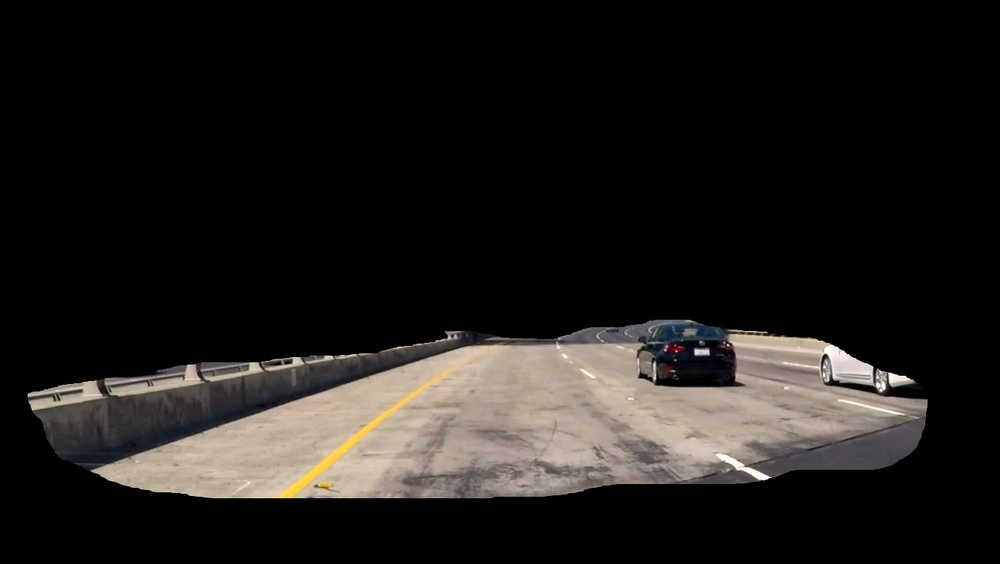
#> input picture test_hist/lanes_with_light.jpg, 1000 x 564 px, shrunk from 1339 x 755 before the run
$ jupyter execute --allow-errors P1.ipynb   (shell and % lines are left out)   (older library calls are emulated)
#> lines starting #> are read from the running program, lines starting #| are printed output that depends on the picture; after the words box and inside, x2 and y2 are one past the last pixel; in counts of white or black regions, pixels touching at a corner belong together
# Self-Driving Car Engineer Nanodegree

## Project: **Finding Lane Lines on the Road**
***
In this project, you will use the tools you learned about in the lesson to identify lane lines on the road.  You can develop your pipeline on a series of individual images, and later apply the result to a video stream (really just a series of images). Check out the video clip "raw-lines-example.mp4" (also contained in this repository) to see what the output should look like after using the helper functions below.

Once you have a result that looks roughly like "raw-lines-example.mp4", you'll need to get creative and try to average and/or extrapolate the line segments you've detected to map out the full extent of the lane lines.  You can see an example of the result you're going for in the video "P1_example.mp4".  Ultimately, you would like to draw just one line for the left side of the lane, and one for the right.

In addition to implementing code, there is a brief writeup to complete. The writeup should be completed in a separate file, which can be either a markdown file or a pdf document. There is a [write up template](https://github.com/udacity/CarND-LaneLines-P1/blob/master/writeup_template.md) that can be used to guide the writing process. Completing both the code in the Ipython notebook and the writeup template will cover all of the [rubric points](https://review.udacity.com/#!/rubrics/322/view) for this project.

---
Let's have a look at our first image called 'test_images/solidWhiteRight.jpg'.  Run the 2 cells below (hit Shift-Enter or the "play" button above) to display the image.

**Note: If, at any point, you encounter frozen display windows or other confounding issues, you can always start again with a clean slate by going to the "Kernel" menu above and selecting "Restart & Clear Output".**

---

**The tools you have are color selection, region of interest selection, grayscaling, Gaussian smoothing, Canny Edge Detection and Hough Tranform line detection.  You  are also free to explore and try other techniques that were not presented in the lesson.  Your goal is piece together a pipeline to detect the line segments in the image, then average/extrapolate them and draw them onto the image for display (as below).  Once you have a working pipeline, try it out on the video stream below.**

---

<figure>

 <figcaption>
 <p></p>
 <p style="text-align: center;"> Your output should look something like this (above) after detecting line segments using the helper functions below </p>
 </figcaption>
</figure>
 <p></p>
<figure>

 <figcaption>
 <p></p>
 <p style="text-align: center;"> Your goal is to connect/average/extrapolate line segments to get output like this</p>
 </figcaption>
</figure>

**Run the cell below to import some packages.  If you get an `import error` for a package you've already installed, try changing your kernel (select the Kernel menu above --> Change Kernel).  Still have problems?  Try relaunching Jupyter Notebook from the terminal prompt.  Also, consult the forums for more troubleshooting tips.**

## Import Packages

[cell 1]
#importing some useful packages
import matplotlib.pyplot as plt
import matplotlib.image as mpimg
import numpy as np
import cv2

## Read in an Image

#> (a cell that did not finish here is left out)

## Ideas for Lane Detection Pipeline

**Some OpenCV functions (beyond those introduced in the lesson) that might be useful for this project are:**

`cv2.inRange()` for color selection
`cv2.fillPoly()` for regions selection
`cv2.line()` to draw lines on an image given endpoints
`cv2.addWeighted()` to coadd / overlay two images
`cv2.cvtColor()` to grayscale or change color
`cv2.imwrite()` to output images to file
`cv2.bitwise_and()` to apply a mask to an image

**Check out the OpenCV documentation to learn about these and discover even more awesome functionality!**

## Helper Functions

Below are some helper functions to help get you started. They should look familiar from the lesson!

[cell 3]
import math
# [7 lines left out: function adjust_gamma, not called in this run]

def change_color_space(img):
    """Applies the Grayscale transform
    This will return an image with only one color channel
    but NOTE: to see the returned image as grayscale
    (assuming your grayscaled image is called 'gray')
    you should call plt.imshow(gray, cmap='gray')"""
    hsv = cv2.cvtColor(img, cv2.COLOR_RGB2HLS)
    return hsv
    # Or use BGR2GRAY if you read an image with cv2.imread()
    # return cv2.cvtColor(img, cv2.COLOR_BGR2GRAY)

def canny(img, low_threshold, high_threshold):
    """Applies the Canny transform"""
    return cv2.Canny(img, low_threshold, high_threshold)

def gaussian_blur(img, kernel_size):
    """Applies a Gaussian Noise kernel"""
    return cv2.GaussianBlur(img, (kernel_size, kernel_size), 0)

def region_of_interest(img, vertices, extra_mask = None):
    """
    Applies an image mask.

    Only keeps the region of the image defined by the polygon
    formed from `vertices`. The rest of the image is set to black.
    `vertices` should be a numpy array of integer points.
    """
    #defining a blank mask to start with
    mask = np.zeros_like(img)

    #defining a 3 channel or 1 channel color to fill the mask with depending on the input image
    if len(img.shape) > 2:
        channel_count = img.shape[2]  # i.e. 3 or 4 depending on your image
        ignore_mask_color = (255,) * channel_count
    else:
        ignore_mask_color = 255

    #filling pixels inside the polygon defined by "vertices" with the fill color
    cv2.fillPoly(mask, vertices, ignore_mask_color)
    #returning the image only where mask pixels are nonzero
    if extra_mask is not None:
        mask = cv2.bitwise_and(mask, extra_mask)

    masked_image = cv2.bitwise_and(img, mask)
    return masked_image


def draw_lines(img, lines, color=[255, 0, 0], thickness=4):
    """
    NOTE: this is the function you might want to use as a starting point once you want to
    average/extrapolate the line segments you detect to map out the full
    extent of the lane (going from the result shown in raw-lines-example.mp4
    to that shown in P1_example.mp4).

    Think about things like separating line segments by their
    slope ((y2-y1)/(x2-x1)) to decide which segments are part of the left
    line vs. the right line.  Then, you can average the position of each of
    the lines and extrapolate to the top and bottom of the lane.


    This function draws `lines` with `color` and `thickness`.
    Lines are drawn on the image inplace (mutates the image).
    If you want to make the lines semi-transparent, think about combining
    this function with the weighted_img() function below
    """

    ysize, xsize, *_ = img.shape
    ymid = ysize*3//5 # position end the line (it starts the y = ysize)


    line_sides = [[],[]]

    for line in lines:
        x1,y1,x2,y2 = line[0]

        if y1 == y2:
            continue # discart horizontal line

        x_at = lambda y_at: ((x2-x1)*y_at + y2*x1 - y1*x2 )//(y2-y1)
        low_x = x_at(ysize)

        if not 0 < low_x < xsize:
            continue # not starting on the car

        mid_x = x_at(ymid)

        # save line bounds for each side
        if (x1>x2) == (y1>y2):
            line_sides[0].append([low_x,mid_x])
        else:
            line_sides[1].append([low_x,mid_x])


    l1_deviation = 3 # tolarance for median deviation
    for line_bounds in line_sides:
        line_bounds = np.array(line_bounds)
        # use median to avoid outliers
        median = np.median(line_bounds, axis=0)
        l1_median_error = l1_deviation*np.mean(np.abs(line_bounds - median),axis=0)
        filter_outlier = np.all((line_bounds >= median-l1_median_error) & (line_bounds <= median+l1_median_error), axis=1)
        # compute the mean of the line bounds, after filtering outliers
        low_x, mid_x = np.mean(line_bounds[filter_outlier], axis=0).astype(np.int)

        cv2.line(img,(low_x,ysize),(mid_x,ymid),255,3)


def hough_lines(img, rho, theta, threshold, min_line_len, max_line_gap):
    """
    `img` should be the output of a Canny transform.

    Returns an image with hough lines drawn.
    """
    lines = cv2.HoughLinesP(img, rho, theta, threshold, np.array([]), minLineLength=min_line_len, maxLineGap=max_line_gap)
    line_img = np.zeros((img.shape[0], img.shape[1], 3), dtype=np.uint8)
    draw_lines(line_img, lines)
    return line_img

# Python 3 has support for cool math symbols.

def weighted_img(img, initial_img, α=0.8, β=1., γ=0.):
    """
    `img` is the output of the hough_lines(), An image with lines drawn on it.
    Should be a blank image (all black) with lines drawn on it.

    `initial_img` should be the image before any processing.

    The result image is computed as follows:

    initial_img * α + img * β + γ
    NOTE: initial_img and img must be the same shape!
    """
    return cv2.addWeighted(initial_img, α, img, β, γ)

yellow_range= (np.array([19,100,100], dtype=np.uint8),
               np.array([25,255,255], dtype=np.uint8))
#> yellow_range = ([19, 100, 100], [25, 255, 255])
white_range = (np.array([0,             0,70 *255//100], dtype=np.uint8),
               np.array([179, 5 *255//100,         255], dtype=np.uint8))
white_range2= (np.array([  0,           0,90 *255//100], dtype=np.uint8),
               np.array([179,12 *255//100,         255], dtype=np.uint8))

def line_colors_mask(image):
    # Change to a better suited color space
    hsv = cv2.cvtColor(image, cv2.COLOR_RGB2HSV)
    # Threshold the HSV image, white is broken into to ranges, because of its behavior on HSV
    white_mask = cv2.bitwise_or(cv2.inRange(hsv, *white_range), cv2.inRange(hsv, *white_range2))
    yellow_mask = cv2.inRange(hsv, *yellow_range)
    # Add masks
    mask = cv2.bitwise_or(white_mask, yellow_mask)
    # Dilate masks to include borders
    mask = cv2.dilate(mask, None, iterations=5)
    mask = cv2.erode(mask, None, iterations=3)
    return mask

[cell 4]
from matplotlib.colors import LogNorm
img = mpimg.imread('test_hist/lanes_with_light.jpg')
#> img is the input picture: shape (564, 1000, 3); mean R, G, B 31.2, 28.6, 26.4
cv2.cvtColor(img, cv2.COLOR_RGB2HSV)
plt.imshow(img[:,:,1], cmap='gray')
plt.figure()
H = img[:,:,0].flatten()
S = img[:,:,1].flatten()
V = img[:,:,2].flatten()
#python
nbins = 100
plt.hist2d(H[V>2], S[V>2], bins=nbins, norm=LogNorm())
plt.xlabel('H')
plt.ylabel('S')
plt.xlim([0,179])
plt.ylim([0,255])
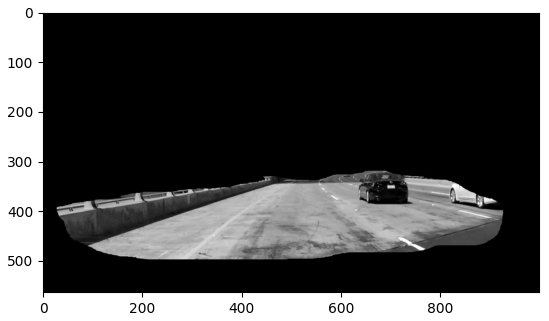
#> figure drawn by matplotlib, 1 panel
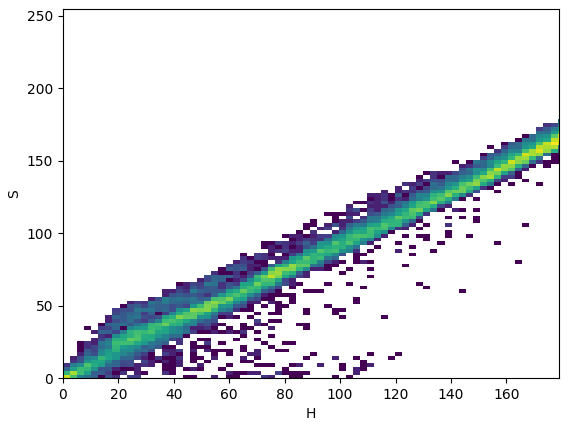
#> figure drawn by matplotlib, 1 panel

## Test Images

Build your pipeline to work on the images in the directory "test_images"
**You should make sure your pipeline works well on these images before you try the videos.**

[cell 5]
import os
os.listdir("test_images/")

## Build a Lane Finding Pipeline

Build the pipeline and run your solution on all test_images. Make copies into the `test_images_output` directory, and you can use the images in your writeup report.

Try tuning the various parameters, especially the low and high Canny thresholds as well as the Hough lines parameters.

[cell 6]
from pathlib import Path

input_dir = Path('test_images/')
for input_image in input_dir.iterdir():
    img = mpimg.imread(input_image.relative_to('.'))
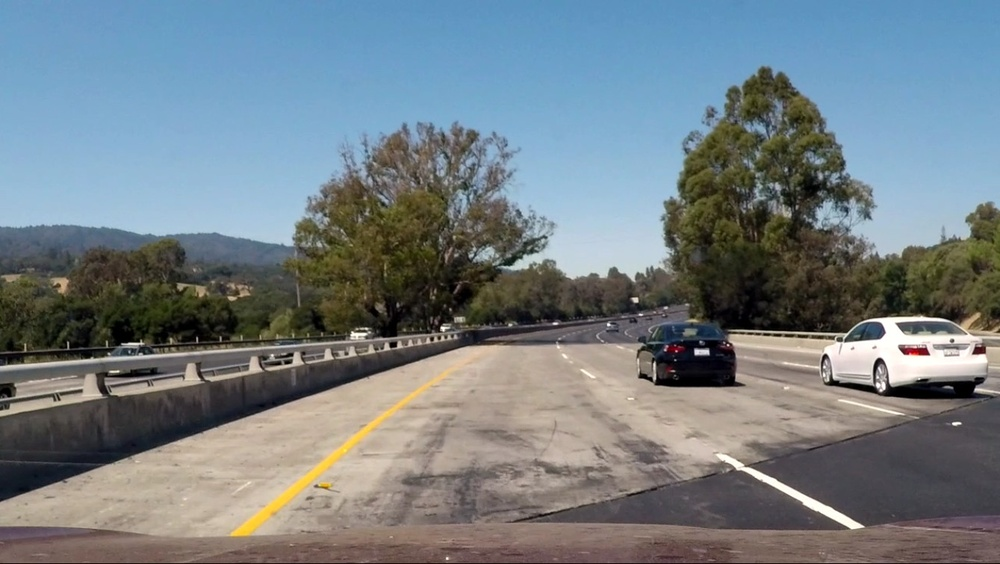
#> input picture test_images/ScreenshotChallenge.jpg, 1000 x 564 px, shrunk from 1339 x 755 before the run
#> img is the input picture: shape (564, 1000, 3); mean R, G, B 115.9, 126.4, 131.9

    plt.figure(figsize=(30,20))
    plt.subplot(1, 7, 1)
    plt.imshow(img)
    lanes_image = change_color_space(img)
    ysize, xsize, _ = lanes_image.shape
    kernel_size = min(xsize,ysize)//200*2+1
    plt.subplot(1, 7, 2)
    plt.imshow(lanes_image, cmap='gray')

    lanes_image = gaussian_blur(lanes_image, kernel_size)
#> in gaussian_blur, `return cv2.GaussianBlur(img, (kernel_size, kernel_size), 0)`:
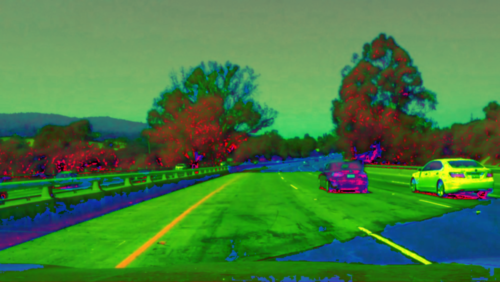
#> returned value: shape (564, 1000, 3) (shown at 1/2 size); mean of channels 0, 1, 2 64.8, 124.1, 69; drawn as B, G, R


    plt.subplot(1, 7, 3)
    plt.imshow(lanes_image, cmap='gray')

    lanes_image = canny(lanes_image, 100, 150)
#> in canny, `return cv2.Canny(img, low_threshold, high_threshold)`:
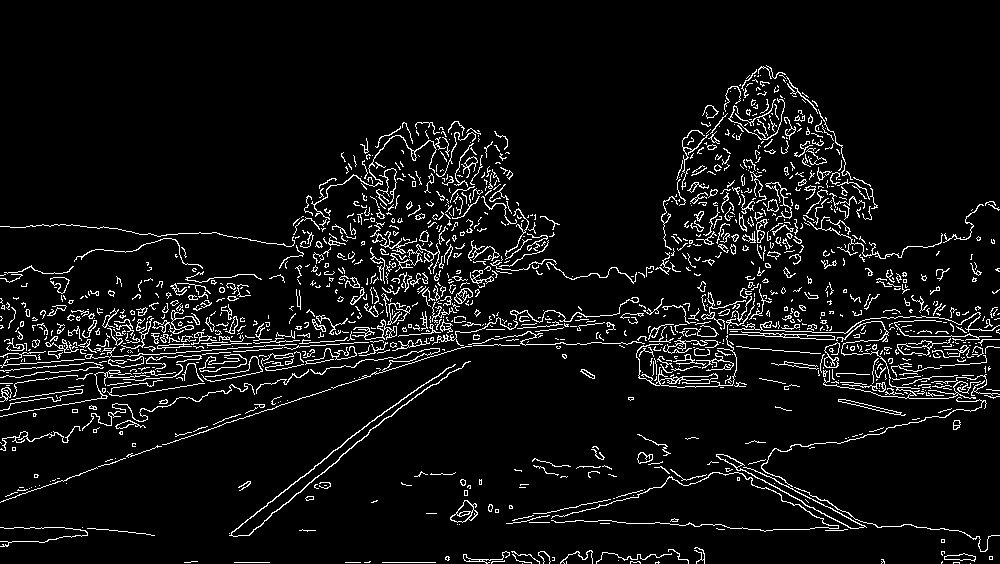
#> returned value: shape (564, 1000); 6.4% white in thin lines or dots, all inside (x1, y1, x2, y2) = (0, 65, 1000, 564)
    plt.subplot(1, 7, 4)
    plt.imshow(lanes_image, cmap='gray')

    vertices = np.array([(xsize//10,ysize), (xsize*2//5, ysize*3//5), (xsize*3//5, ysize*3//5) , (xsize*9//10, ysize)], dtype=np.int32)
    lanes_image = region_of_interest(lanes_image, [vertices], line_colors_mask(img))
#> in line_colors_mask, `white_mask = cv2.bitwise_or(cv2.inRange(hsv, *white_range), cv2.inRang..`:
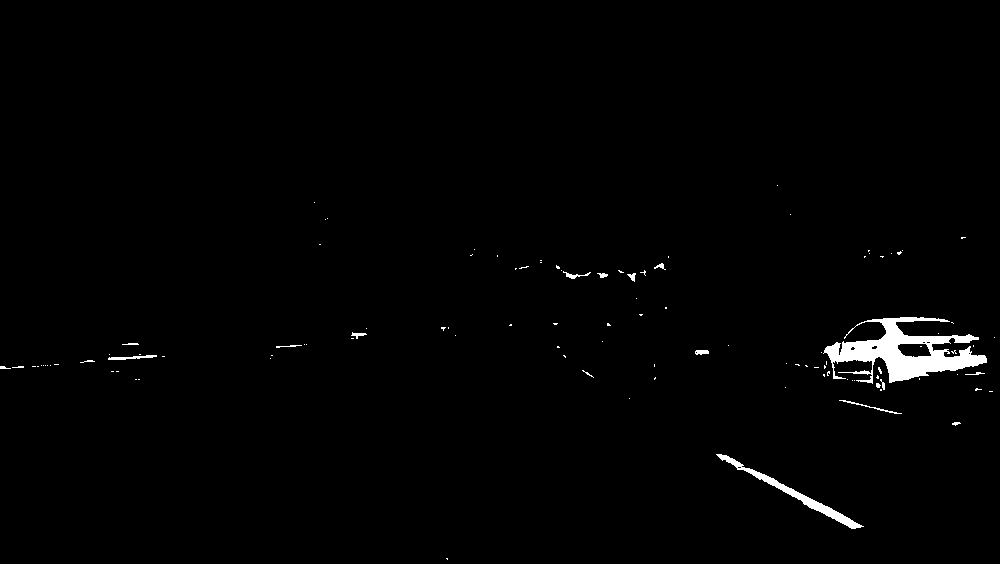
#> white_mask: shape (564, 1000); 1.2% white; 110 white regions (93 under 20 px), largest, box (x1, y1, x2, y2) and area: (823, 317, 987, 384) 4572, (716, 454, 864, 529) 1070, (108, 355, 157, 360) 127
#> in region_of_interest, `cv2.fillPoly(mask, vertices, ignore_mask_color)`:
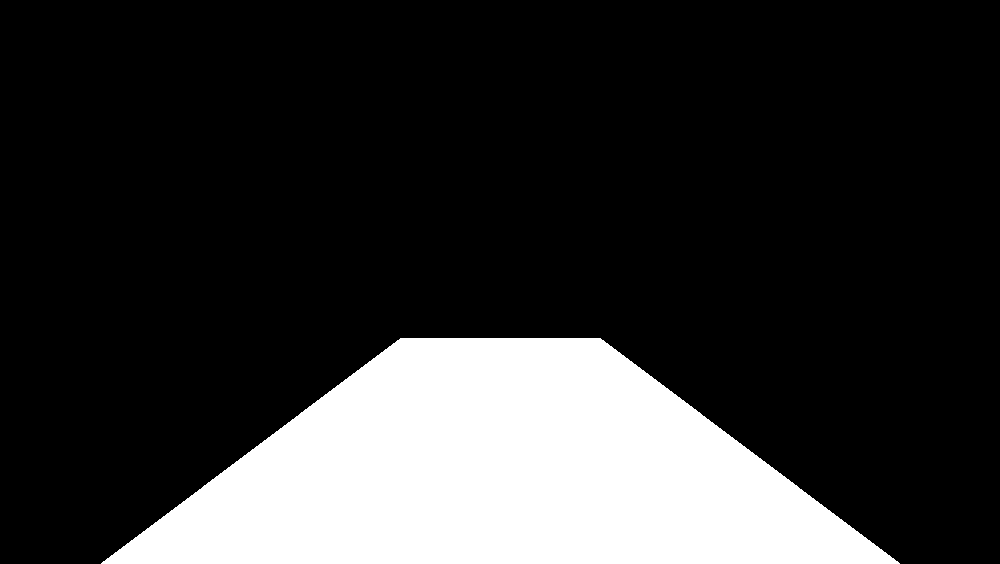
#> mask: shape (564, 1000); 20% white; 1 white region, box (x1, y1, x2, y2) and area: (101, 338, 900, 564) 113074
#> in region_of_interest, `masked_image = cv2.bitwise_and(img, mask)`:
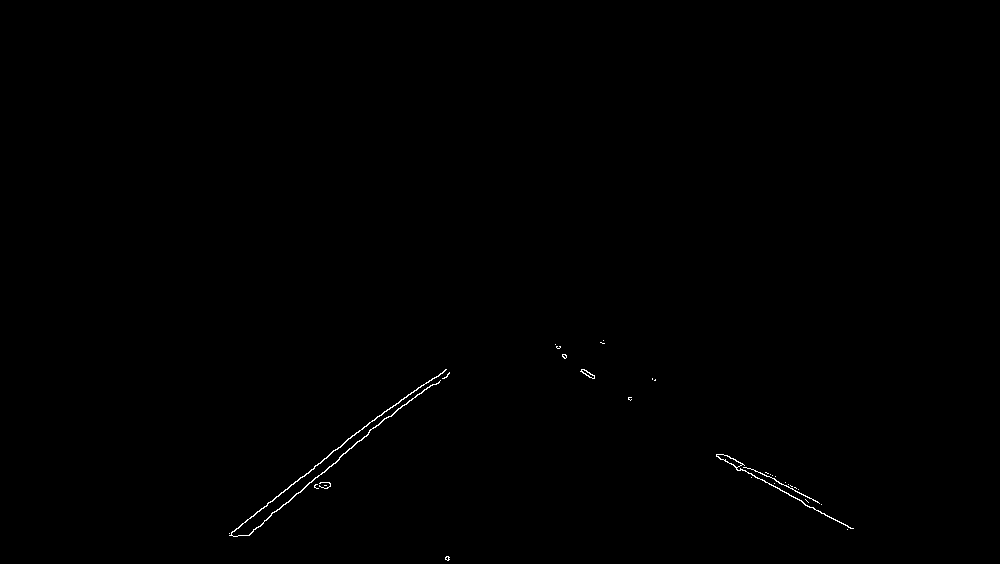
#> masked_image: shape (564, 1000); 0.23% white in thin lines or dots, all inside (x1, y1, x2, y2) = (229, 340, 854, 561)
    plt.subplot(1, 7, 5)
    plt.imshow(lanes_image, cmap='gray')

    diag = int(math.sqrt(ysize**2+xsize**2))
    rho = 2
    theta = 1/60.
    votes = diag//30
    min_line = ysize//40
    max_gap = ysize//10
    lanes_image = hough_lines(lanes_image, rho, theta, votes, min_line, max_gap)
#> in hough_lines, `lines = cv2.HoughLinesP(img, rho, theta, threshold, np.array([]), minL..`: lines = 13 rows, first 6: [246, 535, 429, 380], [716, 456, 850, 528], [247, 535, 338, 460], [231, 532, 384, 411], [229, 535, 390, 407], [722, 454, 817, 501]
#> the loop in draw_lines, `for line in lines:` made 13 passes
#> (x1, y1, x2, y2, low_x, mid_x) on passes 1 to 8: (246, 535, 429, 380, 211, 478), (716, 456, 850, 528, 917, 496), (247, 535, 338, 460, 211, 486), (231, 532, 384, 411, 190, 476), (229, 535, 390, 407, 192, 476), (722, 454, 817, 501, 944, 487), (339, 457, 427, 387, 204, 488), (307, 484, 345, 453, 208, 485)
    plt.subplot(1, 7, 6)
    plt.imshow(lanes_image)
    lanes_image = weighted_img(lanes_image, img, α=0.8, β=1., γ=0.)
#> in weighted_img, `return cv2.addWeighted(initial_img, α, img, β, γ)`:
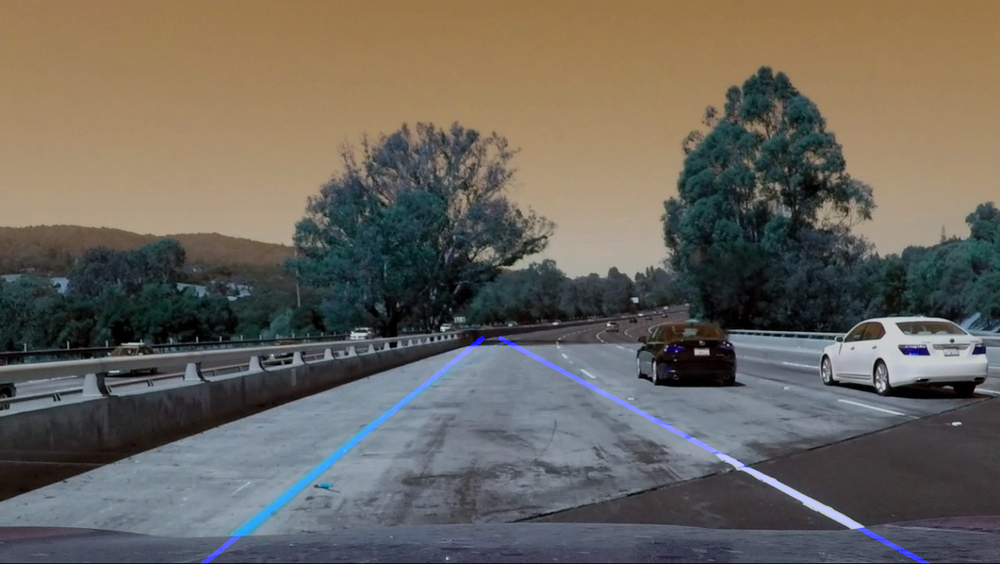
#> returned value: shape (564, 1000, 3); mean of channels 0, 1, 2 93.4, 101.1, 105.5; drawn as B, G, R
    plt.subplot(1, 7, 7)
    plt.imshow(lanes_image)
    print("{:>30} -> Votes: {}, MinSize: {}, MaxGap: {}, kernel size: {}".format(input_image.name, votes, min_line, max_gap,kernel_size))
#|        ScreenshotChallenge.jpg -> Votes: 38, MinSize: 14, MaxGap: 56, kernel size: 5
